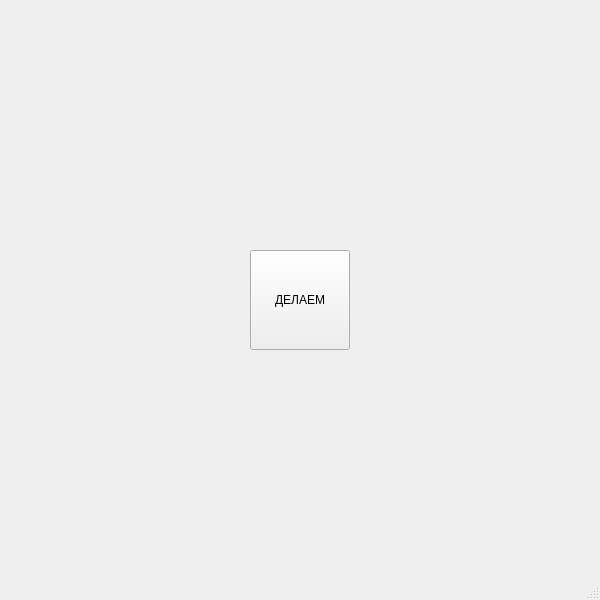
<?xml version="1.0" encoding="UTF-8"?>
<ui version="4.0">
 <class>MainWindow</class>
 <widget class="QMainWindow" name="MainWindow">
  <property name="geometry">
   <rect>
    <x>0</x>
    <y>0</y>
    <width>600</width>
    <height>600</height>
   </rect>
  </property>
  <property name="windowTitle">
   <string>yellowellipse</string>
  </property>
  <widget class="QWidget" name="centralwidget">
   <widget class="QPushButton" name="gothis">
    <property name="geometry">
     <rect>
      <x>250</x>
      <y>250</y>
      <width>100</width>
      <height>100</height>
     </rect>
    </property>
    <property name="text">
     <string>ДЕЛАЕМ</string>
    </property>
   </widget>
  </widget>
  <widget class="QMenuBar" name="menubar">
   <property name="geometry">
    <rect>
     <x>0</x>
     <y>0</y>
     <width>399</width>
     <height>26</height>
    </rect>
   </property>
  </widget>
  <widget class="QStatusBar" name="statusbar"/>
 </widget>
 <resources/>
 <connections/>
</ui>
